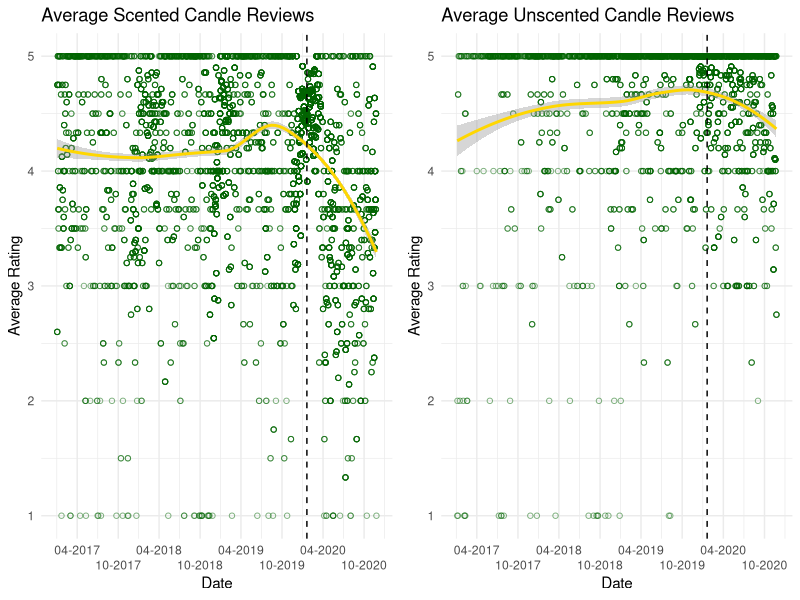
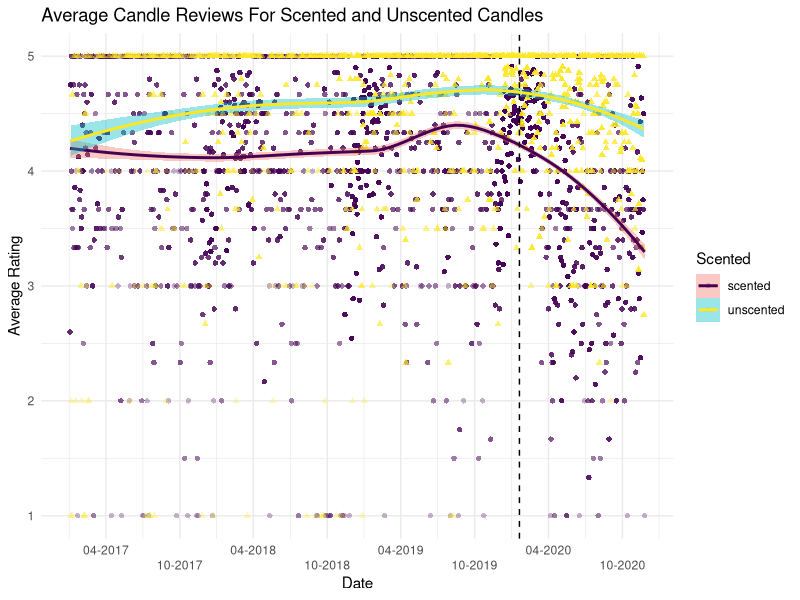
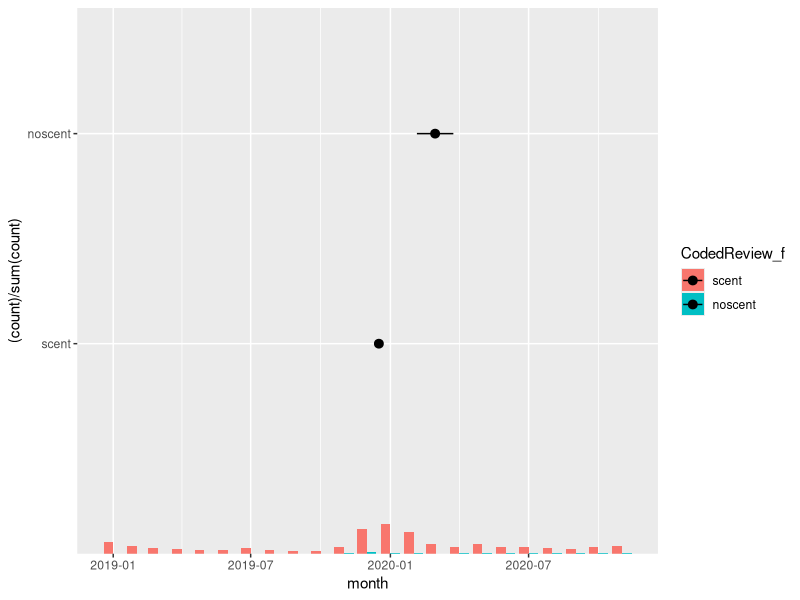

Source code (R) for these figures, in order:
## ---- chunk 1
library(tidyverse)
library(readxl)
library(gridExtra)
library(Hmisc)

Scented_all <- read_excel(here::here("Hw_05/Scented_all.xlsx"))
Unscented_all <- read_excel(here::here("Hw_05/Unscented_all.xlsx"))

## ---- chunk 2
Scented_Plot <- Scented_all %>%
  filter(Date > "2017-01-01") %>%
  group_by(Date) %>% 
  mutate(Avg_Rating = mean(Rating)) %>% 
  ggplot(
    aes(x = as.Date(Date),
        y = Avg_Rating
  )) + 
  geom_point(alpha = .5, color = "dark green", shape = 1) +
  scale_x_date(name = "Date", date_breaks = "6 months", date_labels = "%m-%Y") +
  geom_smooth(method = "loess", color = "gold") +
  geom_vline(xintercept = as.numeric(as.Date("2020-01-20")), linetype = "dashed") +
  scale_y_continuous(name = "Average Rating") +
  theme_minimal() +
  ggtitle("Average Scented Candle Reviews") + 
  guides(x = guide_axis(n.dodge = 2))

Unscented_Plot <- Unscented_all %>%
  filter(Date > "2017-01-01") %>%
  group_by(Date) %>% 
  mutate(Avg_Rating = mean(Rating)) %>% 
  ggplot(
    aes(x = as.Date(Date),
        y = Avg_Rating
  )) + 
  geom_point(alpha = .5, color = "dark green", shape = 1) +
  scale_x_date(name = "Date", date_breaks = "6 months", date_labels = "%m-%Y") +
  geom_smooth(method = "loess", color = "gold") +
  geom_vline(xintercept = as.numeric(as.Date("2020-01-20")), linetype = "dashed") + 
  scale_y_continuous(name = "Average Rating") + 
  theme_minimal() +
  ggtitle("Average Unscented Candle Reviews") +
  guides(x = guide_axis(n.dodge = 2))

grid.arrange(Scented_Plot, Unscented_Plot, ncol = 2)
## ---- chunk 3
candles_full <- bind_rows(
	scented = Scented_all, 
	unscented = Unscented_all, 
	.id = "Scented"
)
## ---- chunk 4
Combined_Plot <- candles_full %>%
  filter(Date > "2017-01-01") %>%
  group_by(Date, Scented) %>% 
  mutate(Avg_Rating = mean(Rating)) %>% 
  ggplot(
    aes(x = as.Date(Date),
        y = Avg_Rating,
        shape = Scented,
        color = Scented,
        fill = Scented
  )) + 
  geom_point(alpha = .3) +
  scale_x_date(name = "Date", date_breaks = "6 months", date_labels = "%m-%Y") +
  geom_smooth(method = "loess") +
  geom_vline(xintercept = as.numeric(as.Date("2020-01-20")), linetype = "dashed") +
  scale_y_continuous(name = "Average Rating") +
  theme_minimal() +
  ggtitle("Average Candle Reviews For Scented and Unscented Candles") + 
  guides(x = guide_axis(n.dodge = 2)) + 
  scale_color_viridis_d()

Combined_Plot
## ---- chunk 5
str_no_scent <- function(x){
  as.numeric(
  	case_when(
  		str_detect(x, "[Nn]o scent") ~ "1", 
  		str_detect(x, "[Nn]o smell") ~ "1",
  		str_detect(x, "[Dd]oes not smell like") ~ "1",
  		str_detect(x, "[Dd]oesn't smell like") ~ "1",
  		str_detect(x, "[Cc]an't smell") ~ "1",
  		str_detect(x, "[Cc]annot smell") ~ "1",
  		str_detect(x, "[Ff]aint smell") ~ "1",
  		str_detect(x, "[Ff]aint scent") ~ "1",
  		str_detect(x, "[Dd]on't smell") ~ "1",
  		str_detect(x, "[Ll]ike nothing") ~ "1",
  		TRUE ~ "0"
  	)
  )
}

Scented_all$CodeReview <- str_no_scent(Scented_all$Review)
Scented_all$CodedReview_f <- factor(Scented_all$CodeReview, labels = c("scent", "noscent"))
print(Scented_all)
## ---- chunk 6
Scented2_Plot <- Scented_all %>%
  filter(Date >= "2019-01-01") %>%
  mutate(month = lubridate::floor_date(Date, "month"),
         ) %>% 
  group_by(month , CodedReview_f) %>% 
  ggplot() +
  aes(x = month, y = (..count..)/sum(..count..), fill = CodedReview_f, color = month) +
  geom_bar(position = "dodge") +
  stat_summary(aes(y = CodedReview_f), fun.data = mean_cl_normal)+
  scale_color_viridis_d()

Scented2_Plot
